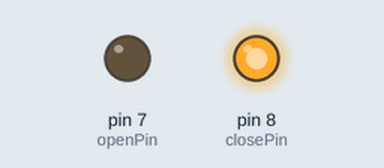
Recording of a sketch running on a simulated Arduino Uno, built with avr-gcc and run on an emulated ATmega328P. Shown: output pins drawn as LEDs (lit = HIGH). EEPROM starts erased.

Above: at 2.1 s.
At 5.1 s:
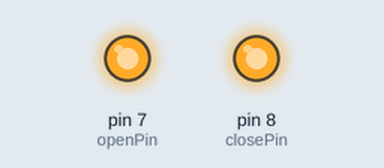
Timing chart, 0 to 6.6 s (numbered marks = the images above):
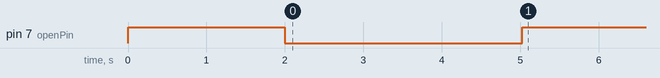

The sketch:

Blinds_v2_0.ino
```cpp
/*
  Blinds v2.0 - designed to work with an external wall timer.
  When power on, blind should open if they're closed and close if they're open.
 */

#include <EEPROM.h>

// Choose a pin for the signal pin on each relay module
int openPin = 7;
int closePin = 8;

// Chose a memory address to remember the blinds state
int stateAddress = 100;
// Define the states
byte closedState = 1;
byte openState = 0;

// Which pins should be used to determine timings?
// These should be connected to trimming potentiometers
int openTrimPin = 0;
int closeTrimPin = 1;

// the setup routine runs once when you press reset:
void setup() {
  // initialize the digital pin as an output.
  pinMode(openPin, OUTPUT);
  digitalWrite(openPin, HIGH); // high is off
  pinMode(closePin, OUTPUT);
  digitalWrite(closePin, HIGH); // high is off
  delay(2000);              // wait a few seconds before doing anything
  if (EEPROM.read(stateAddress) == openState)
  {
    closeBlinds();
  }
  else
  {
    openBlinds();
  }
}

// the loop routine runs over and over again forever:
void loop() {
}

void openBlinds() {
  int openTrimVal = analogRead(openTrimPin);
  digitalWrite(openPin, LOW);
  delay(2000 + 2 * openTrimVal);             // wait for a few seconds
  digitalWrite(openPin, HIGH);
  EEPROM.write(stateAddress, openState);
}

void closeBlinds() {
  int closeTrimVal = analogRead(closeTrimPin);
  digitalWrite(closePin, LOW);
  delay(2000 + 2 * closeTrimVal);                  // wait for a few seconds
  digitalWrite(closePin, HIGH);
  EEPROM.write(stateAddress, closedState);
}
```
